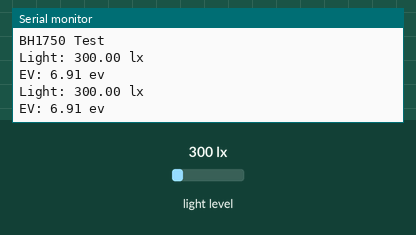
Recording of a program running on a simulated Seeed XIAO ESP32-C3. Shown: the last lines printed to the serial monitor. The inputs (shaded band) are chosen by the test bench; at power-on: light level 300 lx.

Above: at 1.8 s.
1.9 s: light level set to 40 lx
At 2.4 s:
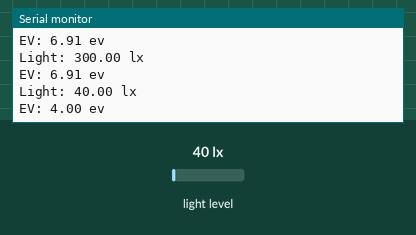
3.4 s: light level set to 500 lx
At 4.8 s:
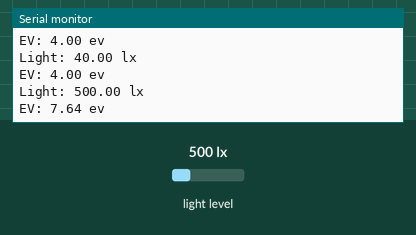
Timing chart, 0 to 6.4 s (numbered marks = the images above; inputs shaded):
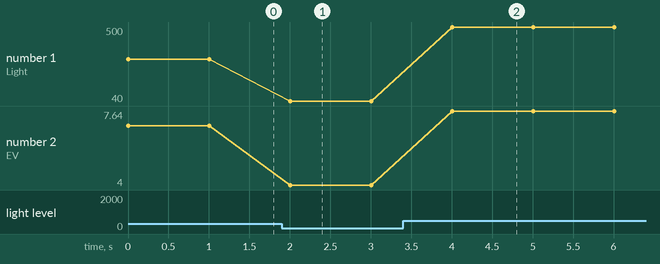

The program:

main.cpp
```cpp
#include <Arduino.h>
#include <Wire.h>
#include <BH1750.h>
#include <math.h>

float isoCorrection(float ev, float iso);
float timeValue(float aperture, float isoEV);
BH1750 lm;

void setup() {
  // put your setup code here, to run once:
  Serial.begin(115200);
  Wire.begin(9,8);

  lm.begin(BH1750::CONTINUOUS_HIGH_RES_MODE, 0x23, &Wire);
  Serial.println(F("BH1750 Test"));
}

void loop() {
  // put your main code here, to run repeatedly:
  float lux = lm.readLightLevel();
  float ev = log2(lux/2.5);
  //log_2 (lux/2.5)
  Serial.print("Light: ");
  Serial.print(lux);
  Serial.println(" lx");
  Serial.print("EV: ");
  Serial.print(ev);
  Serial.println(" ev");
  delay(1000);
}

float isoCorrection(float ev, float iso){
  return (ev + log2((iso/100)));
}
```

Measured:
- after the input at 1.9 s, the serial monitor: prints a new line after 0.10 s (image 1)
- after the input at 3.4 s, the serial monitor: prints a new line after 0.60 s (image 2)
- plotted number 1: 300 → 40 after the input at 1.9 s, 40 → 500 after the input at 3.4 s
- plotted number 2: 6.91 → 4 after the input at 1.9 s, 4 → 7.64 after the input at 3.4 s
